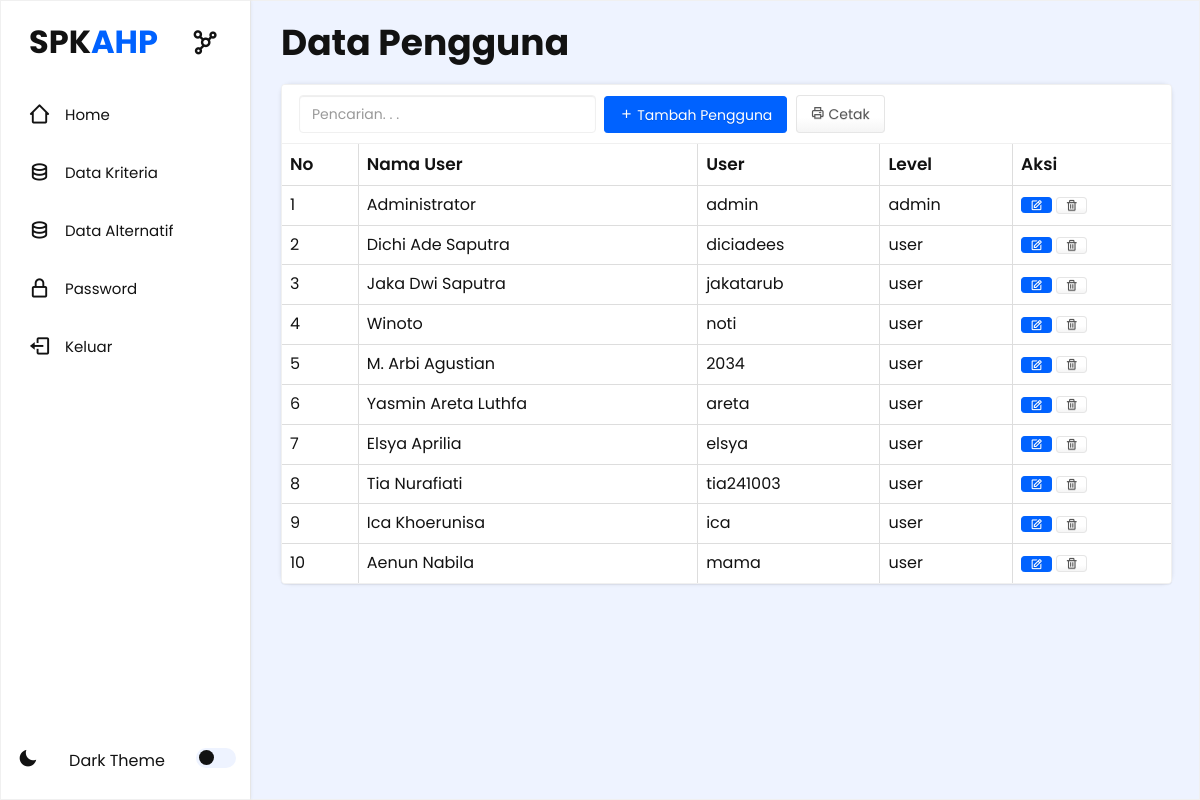
/halaman_admin.php?m=user (signed in), run on the app's committed database.
### tables this page shows
CREATE TABLE `tb_user` (
  `id_user` int(11) NOT NULL,
  `nama_user` varchar(255) DEFAULT NULL,
  `user` varchar(16) DEFAULT NULL,
  `pass` varchar(16) DEFAULT NULL,
  `level` varchar(16) DEFAULT NULL
);

### config.php (called while the page is built, shortened)
<?php
$config["server"] = 'localhost';
$config["username"] = 'root';
$config["password"] = '';
$config["database_name"] = 'ahp_per_user';

### functions.php (called while the page is built, shortened)
<?php
include 'config.php';
include 'includes/db.php';
$db = new db($config['server'], $config['username'], $config['password'], $config['database_name']);
include 'includes/paging.php';
function is_able($mod)
{
    $role = array(
        'admin' => array(
            'user',
            'alternatif',
            'kriteria',
            'nilai',
            'hitung',
            'password',
            'logout',
        ),
        'user' => array(
            'alternatif',
            'kriteria',
            'nilai',
            'hitung',
            'password',
            'logout',
        ),
        'guest' => array(
            'login',
            'daftar',
        ),
    );
    return in_array($mod, (array) $role[$_SESSION['level']]);
}
function is_hidden($mod)
{
    return (is_able($mod)) ? '' : 'hidden';
}
function esc_field($str)
{
    return addslashes($str);
}

### includes/paging.php (called while the page is built, shortened)
<?php
class Paging
{
	function get_offset($limit = 1, $page = 1)
	{
		if (empty($page) || $page < 1) {
			$offset = 0;
		} else {
			$offset = ($page - 1) * $limit;
		}
		return $offset;
	}
}

### includes/db.php (called while the page is built, shortened)
<?php
class DB
{
    var $conn = null;
    public function __construct($host, $username, $passwd, $dbname)
    {
        $this->conn = mysqli_connect($host, $username, $passwd, $dbname);
    }
    public function query($sql)
    {
        $query = mysqli_query($this->conn, $sql) or die('<pre>Error mysqli_query: ' . mysqli_error($this->conn) . '<br />' . $sql . '</pre>');
        return $query;
    }
    public function get_results($sql)
    {
        $query = $this->query($sql);
        $arr = array();
        while ($row = mysqli_fetch_object($query)) {
            $arr[] = $row;
        }
        return $arr;
    }
}

### user.php (the view, shortened to what this page needs)
<section class="home section" id="DP">
    <div class="main">
        <div class="main-content">
            <h1>Data Pengguna</h1>
            <div class="box_p" class="<?= is_hidden('user') ?>">
                <div class="panel panel-default">
                    <div class="panel-heading">
                        <form class="form-inline">
                            <div class="form-group">
                                <input class="form-control" type="text" placeholder="Pencarian. . ." name="q" value="<?= $_GET['q'] ?>" />
                            </div>
                            <div class="form-group">
                                <a class="btn btn-primary" href="?m=user_tambah"><span class="bx bx-plus"></span> Tambah Pengguna</a>
                            </div>
                            <div class="form-group">
                                <a class="btn btn-default" href="cetak.php?<?= $_SERVER['QUERY_STRING'] ?>" target="_blank"><span class="bx bx-printer"></span> Cetak</a>
                            </div>
                        </form>
                    </div>
                    <table class="table table-bordered table-hover table-striped">
                        <thead>
                            <tr>
                                <th>No</th>
                                <th>Nama User</th>
                                <th>User</th>
                                <th>Level</th>
                                <th>Aksi</th>
                            </tr>
                        </thead>
                        <?php
                        $q = esc_field($_GET['q']);
                        $pg = new Paging();
                        $limit = 10;
                        $offset = $pg->get_offset($limit, $_GET['page']);
                        $from = "FROM tb_user";
                        $where = "WHERE nama_user LIKE '%$q%'";
                        $rows = $db->get_results("SELECT * $from $where ORDER BY id_user LIMIT $offset, $limit");
                        $no = $offset;
                        foreach ($rows as $row) : ?>
                            <tr>
                                <td><?= ++$no ?></td>
                                <td><?= $row->nama_user ?></td>
                                <td><?= $row->user ?></td>
                                <td><?= $row->level ?></td>
                                <td>
                                    <a class="btn btn-xs btn-primary" href="?m=user_ubah&ID=<?= $row->id_user ?>"><span class="bx bx-edit"></span></a>
                                    <a class="btn btn-xs btn-default" href="aksi.php?act=user_hapus&ID=<?= $row->id_user ?>" onclick="return confirm('Hapus data?')"><span class="bx bx-trash"></span></a>
                                </td>
                            </tr>
                        <?php endforeach ?>
                    </table>
                </div>
            </div>
        </div>
    </div>
</section>

### assets/css/style.css (style rules this page uses)
* { margin: 0; padding: 0; box-sizing: border-box; font-family: "Poppins", sans-serif; --transition: all 0.2s ease; }
:root { --color-white: #fff; --color-black: #121212; --color-bg: #eef3ff; --color-hover: hsla(217, 100%, 50%, 1); --table-color: #f0f0f0; }
.home { position: relative; top: 0; left: 250px; width: calc(100% - 250px); min-height: 100vh; background: var(--color-bg); z-index: 6; transition: var(--transition); }
h1 { position: relative; font-weight: bold; }
.home .main .main-content h1 { font-weight: 700; right: 18px; bottom: 10px; }
.home .main { font-size: 1.5rem; color: #545956; padding-top: 1.5rem; margin-left: 3rem; }
.home .main h1 { color: var(--color-black); }
.home .main .box_p { position: relative; right: 18px; border-radius: 10px; background-color: var(--color-white); box-sizing: content-box; box-shadow: 0 0 4px rgba(0, 0, 0, 0.1); width: 99%; top: 4px; }
.section { position: fixed; height: 100%; z-index: 0; overflow-y: auto; overflow-x: hidden; border: 0.5px solid var(--table-color); }
.form-group a { text-decoration: none; }
.btn { display: inline-block; margin-bottom: 0; font-weight: normal; text-align: center; white-space: nowrap; vertical-align: middle; -ms-touch-action: manipulation; touch-action: manipulation; cursor: pointer; background-image: none; border: 1px solid transparent; padding: 8px 14px; font-size: 14px; line-height: 1.42857143; border-radius: 4px; -webkit-user-select: none; -moz-user-select: none; -ms-user-select: none; user-select: none }
.btn-primary { color: #ffffff; background-color: var(--color-hover); border-color: var(--color-hover); background-repeat: no-repeat; -webkit-filter: none; filter: none; border-bottom: var(--color-hover); }
.form-control { display: block; width: 100%; height: 38px; padding: 8px 12px; font-size: 14px; line-height: 1.42857143; background-color: var(--color-white); background-image: none; border: 1px solid var(--table-color); border-radius: 4px; box-shadow: inset 0 1px 1px rgba(0, 0, 0, 0.075); transition: border-color ease-in-out .15s, box-shadow ease-in-out .15s }
.panel { margin-bottom: 20px; background-color: var(--color-white); border: 1px solid transparent ; border-radius: 4px; box-shadow: 0 1px 1px rgba(0, 0, 0, 0.05) }
.panel-default { border-color: var(--table-color); }
.panel-default>.panel-heading { color: #555555; background-color: var(--color-white); border-color: var(--table-color); }
.table { border-collapse: collapse !important }
.table td, .table th { background-color: var(--color-white) !important }
thead tr th { color: var(--color-black); font-size: 17px; font-weight: 600; }
table tr { color: var(--color-black); }
table tr td { color: var(--color-black); font-size: 16px; }
.btn-xs, .btn-group-xs>.btn { position: relative; padding: 1px 8px; font-size: 13px; line-height: 1.5; border-radius: 4px }
form { position: relative; }
.form-group { position: relative; padding-left: 2px; }
input[type="text"] { color: var(--color-black); }
.form-group .form-control { color: var(--color-black); }

### data on the page
tb_user: nama_user "Administrator", user "admin", level "admin"
tb_user: nama_user "Dichi Ade Saputra", user "diciadees", level "user"
tb_user: nama_user "Jaka Dwi Saputra", user "jakatarub", level "user"
tb_user: nama_user "Winoto", user "noti", level "user"
tb_user: nama_user "M. Arbi Agustian", user "2034", level "user"
tb_user: nama_user "Yasmin Areta Luthfa", user "areta", level "user"
tb_user: nama_user "Elsya Aprilia", user "elsya", level "user"
tb_user: nama_user "Tia Nurafiati", user "tia241003", level "user"
tb_user: nama_user "Ica Khoerunisa", user "ica", level "user"
tb_user: nama_user "Aenun Nabila", user "mama", level "user"
